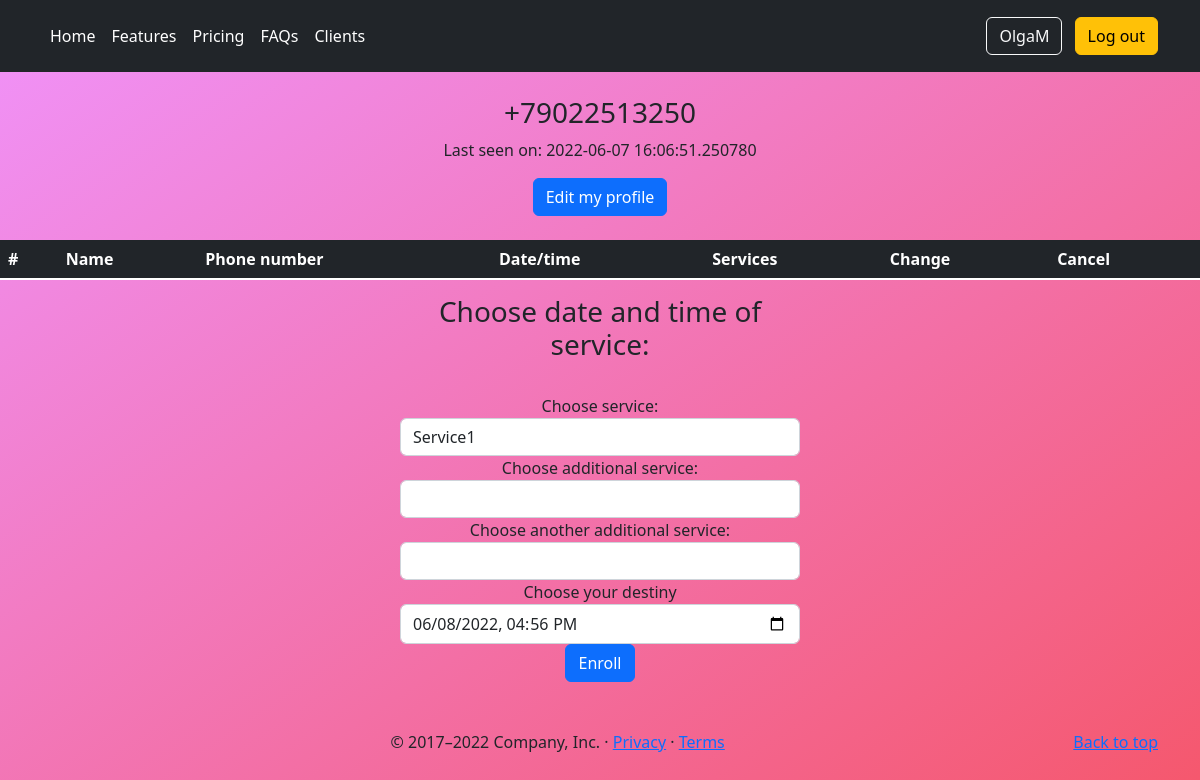
The page /user/VadimM (signed in) on the database its author committed.
### app/models.py (models this page shows, shortened)
class User(UserMixin, db.Model):
    __tablename__ = 'user'
    id = db.Column(db.Integer, primary_key=True)
    username = db.Column(db.String(64), index=True, unique=True)
    phone_number = db.Column(db.String(120), index=True, unique=True)
    password_hash = db.Column(db.String(128))
    about_me = db.Column(db.String(140))  # TODO does this really need
    last_seen = db.Column(db.DateTime, default=datetime.now)
    services = db.relationship('Service', backref='client', lazy='dynamic')

### app/routes.py (the view)
@app.route('/user/<username>', methods=['GET', 'POST'])
@login_required
def user(username):
    form = Services()
    user = User.query.filter_by(username=username).first()
    services = Service.query.filter_by(user_id=user.id)
    return render_template('user.html', user=user, title=username, form=form, services=services)

### app/forms.py
class Services(FlaskForm):
    service1 = SelectField('Choose service:', choices=['Service1', 'service2', 'service3'])
    service2 = SelectField('Choose additional service:', render_kw={'placeholder': 'Add service'},
                           choices=['', 'Service4', 'service5', 'service6'],
                           validate_choice=False)
    service3 = SelectField('Choose another additional service:', choices=['', 'Service7', 'service8', 'service9'],
                           validate_choice=False)
    service_time = DateTimeLocalField('Choose your destiny', default=datetime.today(), validators=[InputRequired()],
                                      format='%Y-%m-%dT%H:%M')
    submit = SubmitField('Enroll', render_kw={'class': 'btn btn-info'})

### app/models.py (called while the page is built)
@login.user_loader
def load_user(id):
    return User.query.get(int(id))

### app/routes.py (called while the page is built)
@app.before_request
def before_request():
    if current_user.is_authenticated:
        current_user.last_seen = datetime.today()
        db.session.commit()

### app/templates/user.html (shortened to what this page needs)
{% extends "base.html" %}
{% import "bootstrap/wtf.html" as wtf %}
{% block body %}
<head>
</head>
<body>
<main>
    <br>
    <tr>
        <td>
            {% if user.phone_number %}<h3>{{ user.phone_number }}</h3>{% endif %}
            {% if user.last_seen %}<p>Last seen on: {{ user.last_seen }}</p>{% endif %}
            <a type="button" class="btn btn-primary" href="{{ url_for('edit_profile') }}">Edit my profile</a>
        </td>
    </tr>
    <br><br>
    <table class="table table-dark">
        <thead>
        <tr>
            <th scope="col">#</th>
            <th scope="col">Name</th>
            <th scope="col">Phone number</th>
            <th scope="col">Date/time</th>
            <th scope="col">Services</th>
            <th scope="col">Change</th>
            <th scope="col">Cancel</th>
        </tr>
        </thead>
    </table>
    <form action="{{ url_for('add_service') }}" method="post">
        <h3><label>Choose date and time of service:</label></h3><br>
        {{ wtf.quick_form(form) }}
    </form>
    <br><br>
</main>
</body>
{% endblock %}

### app/templates/base.html (shortened to what this page needs)
<html lang="en">
<head>
    {% block style %}
    <link href="{{ url_for('static', filename='css/carousel.css')}}" rel="stylesheet">
    {% endblock %}
</head>
<body>
{% block header %}
<header class="p-3 bg-dark text-white">
    <div class="container">
        <div class="d-flex flex-wrap align-items-center justify-content-center justify-content-lg-start">
            <ul class="nav col-12 col-lg-auto me-lg-auto mb-2 justify-content-center mb-md-0">
                <li><a href="/" class="nav-link px-2 text-white">Home</a></li>
                <li><a href="#" class="nav-link px-2 text-white">Features</a></li>
                <li><a href="/pricing" class="nav-link px-2 text-white">Pricing</a></li>
                <li><a href="#" class="nav-link px-2 text-white">FAQs</a></li>
                <li><a href="/clients" class="nav-link px-2 text-white">Clients</a></li>
            </ul>
            <div class="text-end">
                {% if current_user.is_anonymous %}
                <a class="btn btn-outline-light me-2" href="{{ url_for('login') }}" role="button">Log in</a>
                <a class="btn btn-warning" href="{{ url_for('register') }}" role="button">Register</a>
                {% else %}
                <a class="btn btn-outline-light me-2" href="{{ url_for('user', username=current_user.username) }}"
                   role="button">{{ current_user.username }}</a>
                <a class="btn btn-warning" href="{{ url_for('logout') }}" role="button">Log out</a>
                {% endif %}
            </div>
        </div>
    </div>
</header>
{% endblock %}
<main>
    {% block body %}{% endblock %}
    {% block footer %}
    <footer class="container">
        <p class="float-end"><a href="#">Back to top</a></p>
        <p>&copy; 2017–2022 Company, Inc. &middot; <a href="#">Privacy</a> &middot; <a href="#">Terms</a></p>
    </footer>
    {% endblock %}
</main>
</body>
</html>

### app/templates/user.html (style rules this page uses)
body { background: linear-gradient(to bottom right, rgba(240, 147, 251, 1), rgba(245, 87, 108, 1)) }
main { vertical-align:middle; margin: 0 auto; vertical-align:middle; max-width: auto; padding: auto; text-align: center; }
form { margin: 0 auto; padding: auto; text-align: center; max-width: 400px; btn: btn-warning }

### rows shown on the page
User: username "OlgaM"
User: phone_number "+79022513250", last_seen "2022-06-07 16:06:51.250780"
